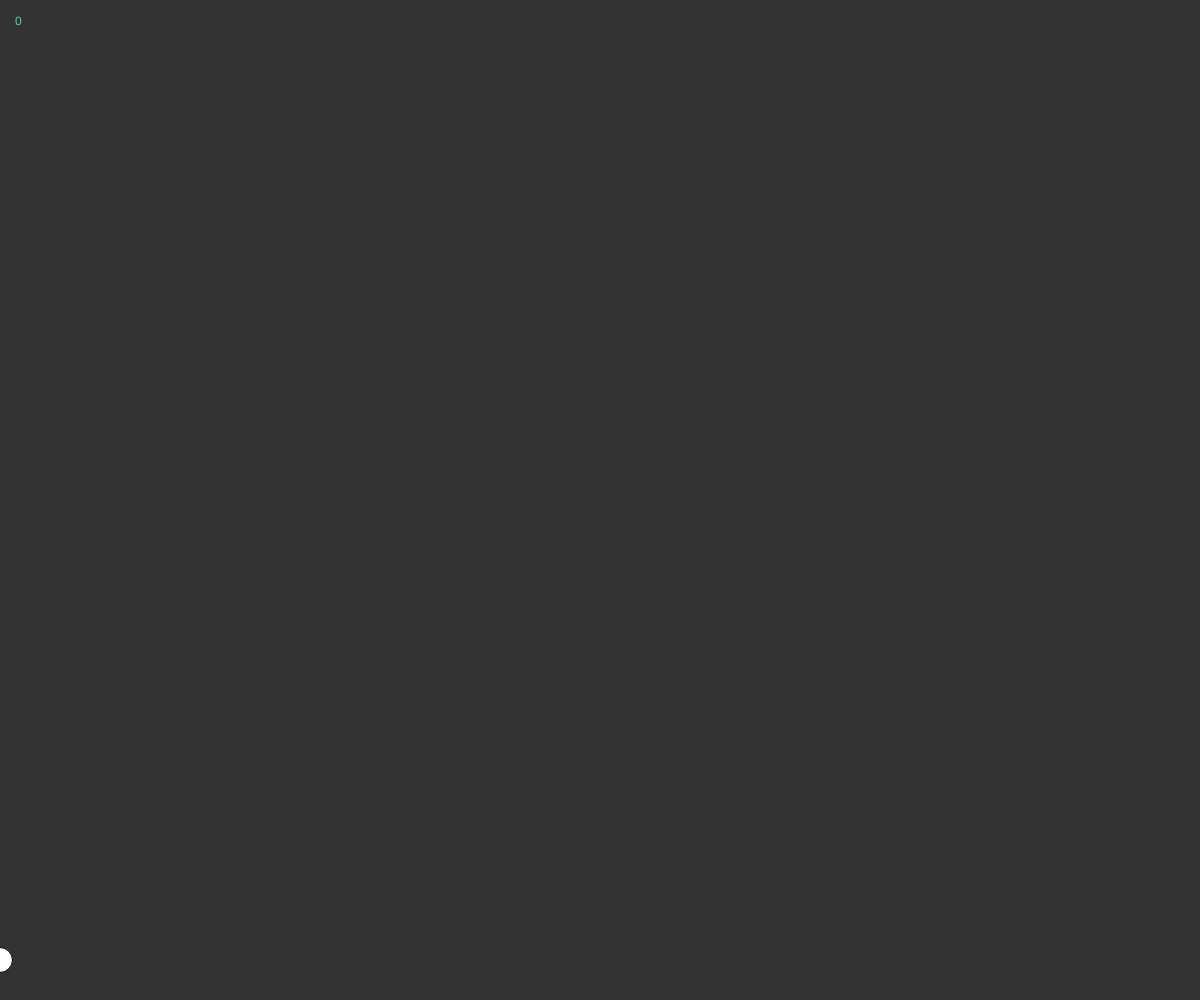
Frame 1 (no input)
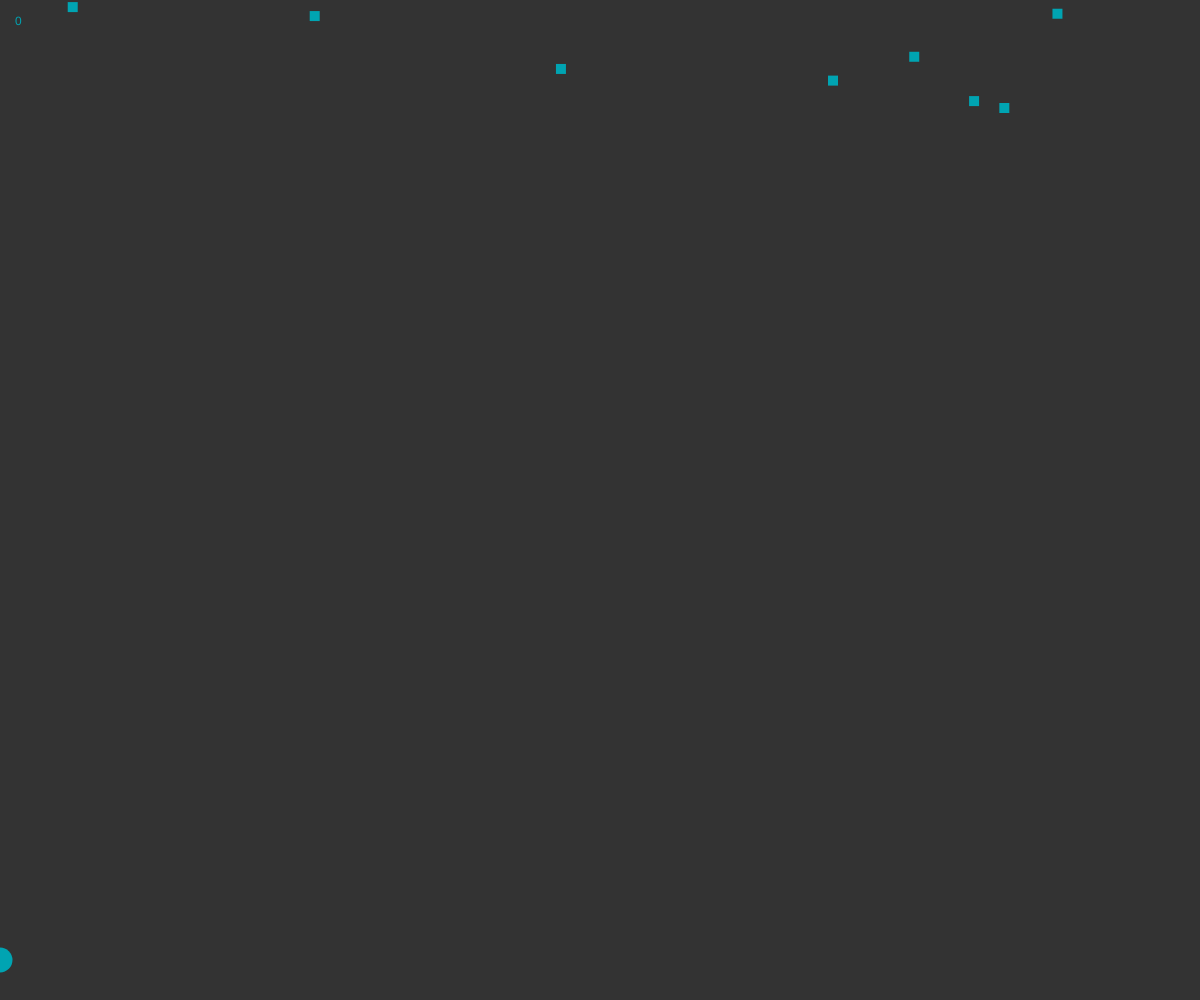
Frame 60 (no input)
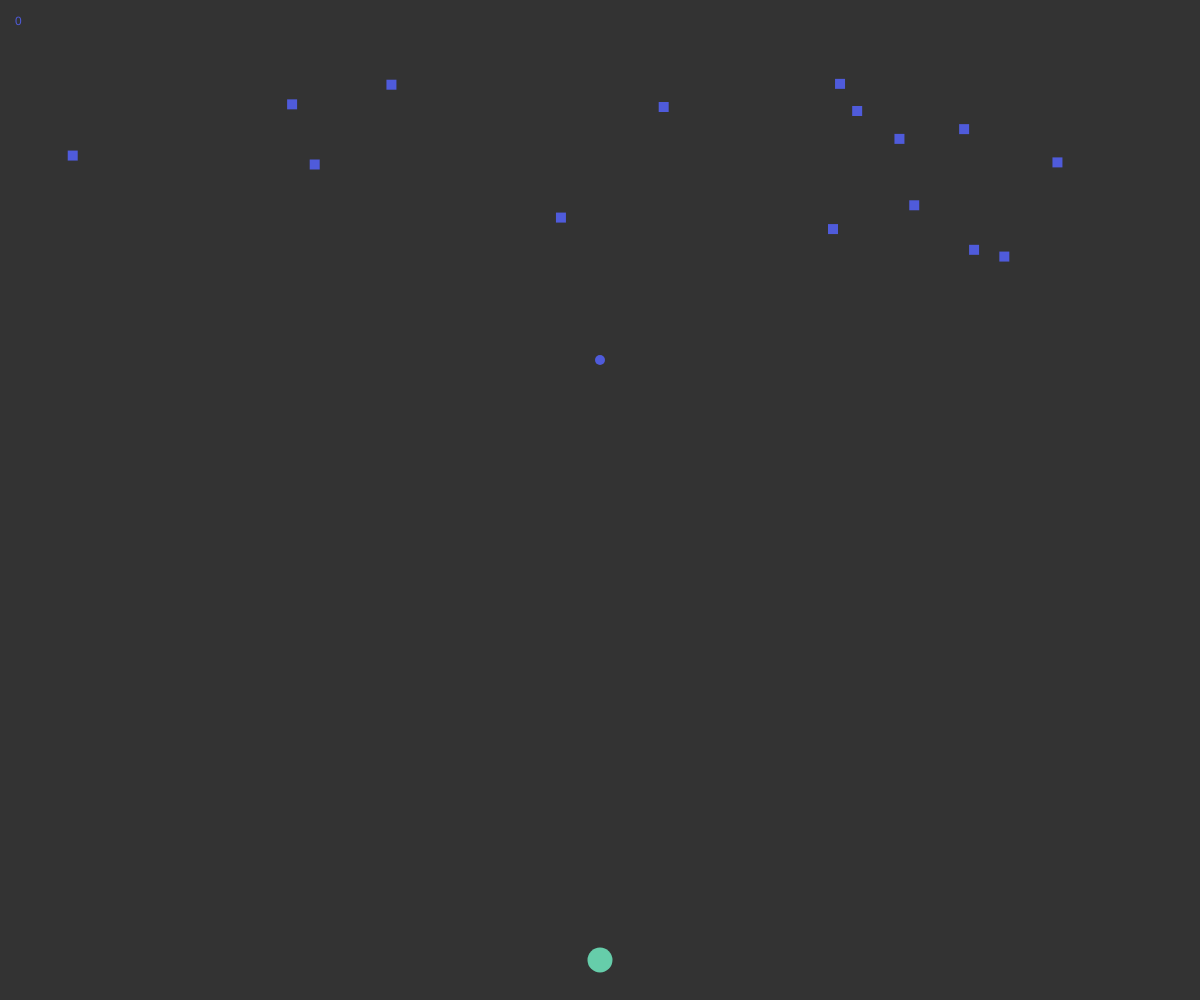
Frame 120 (the mouse pressed at the canvas centre since frame 60)

The p5.js sketch that drew these frames (run headless with seeded random() and noise() and a simulated clock; from frame 60 on, the mouse is pressed at the canvas centre):

// p5.js sketch
// ── sketch.js
//
//ClickShooter
//Grace Steinmetz
//
let bullets = [];
let enemies = [];
let score = 0;
let randCol;
let myColors = ["#4f5bdb", "#66cdaa", "#00a4b2"];
let enemySpeed = 1.8;

function windowResized() {
  resizeCanvas(windowWidth, windowHeight);
}

function setup() {
  createCanvas(windowWidth, windowHeight);
  for (let i = 0; i < 15; i++) {
    spawnenemy();
  }
}

function draw() {
  background(220);
  rectMode(CENTER);
  background(51);

  circle(mouseX, height - 40, 25); //player
  //color
  randCol = random(myColors.length);
  randCol = floor(randCol);
  fill(myColors[randCol]);
  noStroke();

  //drawing bullets
  for (let bullet of bullets) {
    circle(bullet.x, bullet.y, 10);
    bullet.y -= 10;
  }

  //update enemies
  for (let enemy of enemies) {
    enemySpeed += 0.0005;
    enemy.y += enemySpeed; //speed of enemy
    rect(enemy.x, enemy.y, 10);
    if (enemy.y > height) {
      text("Good game! Score is " + score, width / 2 - 55, height / 2);
      noLoop();
    }
  }
  //collisions
  for (let enemy of enemies) {
    for (let bullet of bullets) {
      if (dist(enemy.x, enemy.y, bullet.x, bullet.y) < 10) {
        enemies.splice(enemies.indexOf(enemy), 1);
        bullets.splice(bullets.indexOf(bullet), 1);
        spawnenemy();
        score++;
      }
    }
  }
  text(score, 15, 25);
}
function mouseDragged() {
  spawnbullet();
}
function mousePressed() {
  spawnbullet();
}

function spawnbullet() {
  let bullet = {
    x: mouseX,
    y: height - 50,
    display: function () {
      stroke(255);
      noFill();
    },
  };
  bullets.push(bullet);
}
function spawnenemy() {
  let enemy = {
    x: random(0, width),
    y: random(-200, 0),
  };
  enemies.push(enemy);
}
